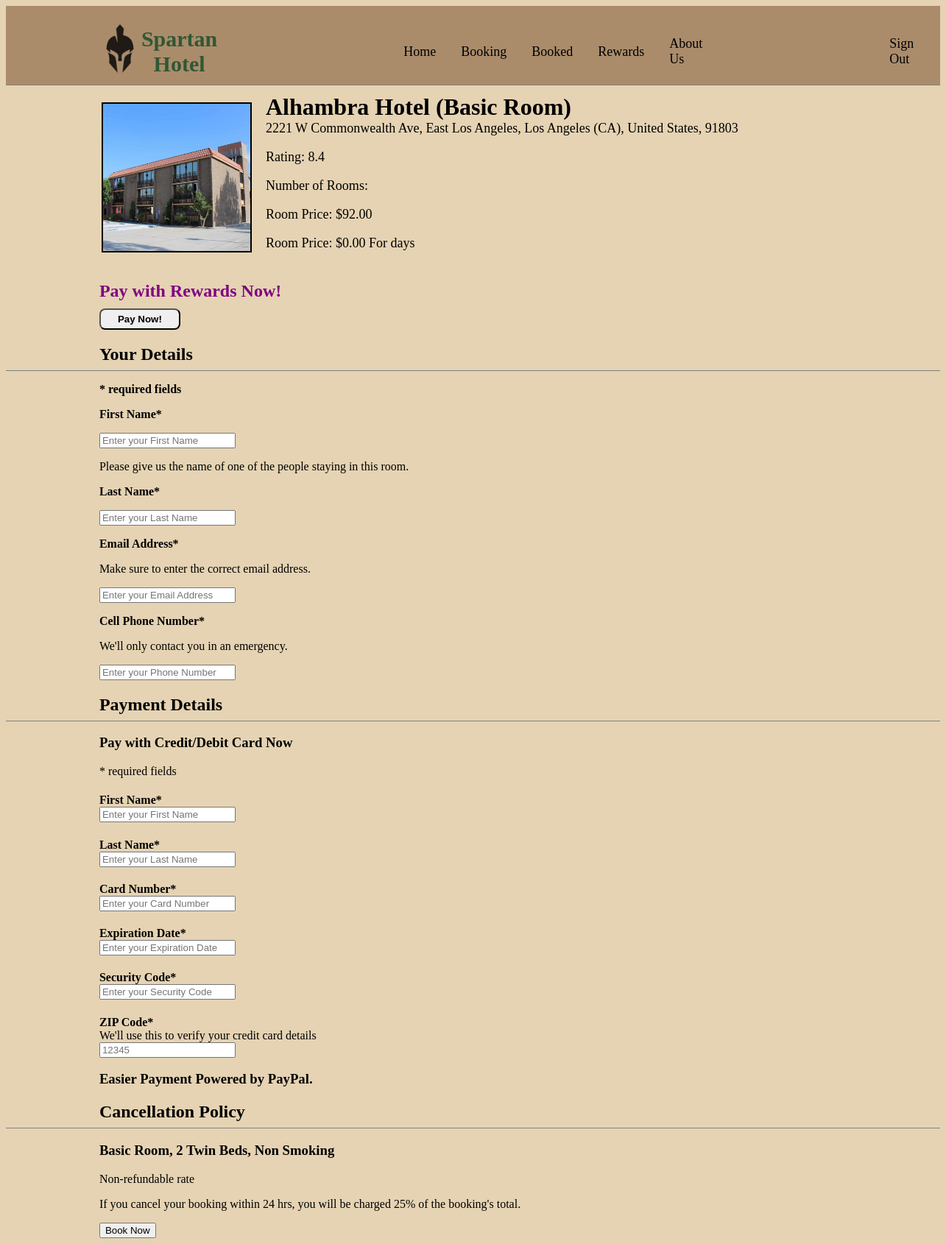
/payment.php?hotelID=4 (signed in), run on the app's committed database.
### tables this page shows
CREATE TABLE `room` (
  `room_id` int(11) NOT NULL,
  `room_name` varchar(128) NOT NULL,
  `room_price` decimal(10,2) NOT NULL,
  `room_count` int(11) NOT NULL,
  `start_date` date DEFAULT NULL,
  `end_date` date DEFAULT NULL,
  `hotel_id` int(11) NOT NULL
);

CREATE TABLE `hotel` (
  `hotel_id` int(11) NOT NULL,
  `hotel_name` varchar(255) DEFAULT NULL,
  `description` text DEFAULT NULL,
  `city_id` int(11) NOT NULL,
  `usd` decimal(10,2) DEFAULT NULL,
  `image` text NOT NULL,
  `rating` decimal(10,1) DEFAULT NULL,
  `start_date` date DEFAULT NULL,
  `end_date` date DEFAULT NULL
);

### payment.php (the view, shortened to what this page needs)
<?php
    if (!$_SESSION) {
        include 'header.php';
    } else {
        include 'header2.php';
    }
    include 'database.php';
    $hotelsId = $_GET['hotelID'];
    $hotelsPrice = $_GET['hotelPRICE'];
    $roomNumber = $_POST['roomNum'];
    $startDate = $_GET['startDate'];
    $endDate = $_GET['endDate'];
    $days = $_GET['days'];
?>
<!DOCTYPE html>
    <head>
    </head>
    <body>
        <?php
        $stmt = mysqli_query($conn,"SELECT * FROM userinfo");
        while ($row = mysqli_fetch_array($stmt)) {
            $userId = $row['user_id'];
            $rewardPoints = $row['reward_points'];
            $rewardTotal = $rewardPoints + ($hotelsPrice*$roomNumber*$days) * 0.10;
        }
        $stmt2 = mysqli_query($conn,"SELECT * FROM room INNER JOIN hotel ON room.hotel_id = hotel.hotel_id WHERE room.hotel_id = $hotelsId");
        while ($row = mysqli_fetch_array($stmt2)) {
            $hotelID = $row['hotel_id'];
            $hotelName = $row['room_name'];
            $hotelDescription = $row['description'];
            $hotelCity = $row['city_id'];
            $hotelRating = $row['rating'];
            $hotelPrice = $row['usd'];
            $hotelImage = $row['image'];
            echo "
            <div>
            <table>
            <td><img style = margin-right:15px class = 'picBorder' src = 'images/$hotelImage' width='200' height='200'/></td>
            <td>
                <h1 style = margin:0px>$hotelName</h1>
                <p style = margin:0px;font-size:18px>$hotelDescription</p>
                <p style = font-size:18px>Rating: $hotelRating</p>
                <p style = font-size:18px>Number of Rooms: $roomNumber</p>
                <p style = font-size:18px>Room Price: $".($hotelPrice)."</p>
                <p style = font-size:18px>Room Price: $".($hotelPrice*$roomNumber*$days).".00 For ".$days." days</p>
                </td>
            </table>
            </div>
            ";
        }
        ?>
        <div>
            <h2 class = "noBotMargin"><span style = color:purple>Pay with Rewards Now!</span></h2>
            <?php
            echo"
                <form action='paymentRewards.php?hotelID=$hotelID&hotelNAME=$hotelName&hotelDESCRIPTION=$hotelDescription&hotelCITY=$hotelCity&hotelPRICE=$hotelPrice&hotelIMAGE=$hotelImage&hotelRATING=$hotelRating&userID=$userId&rewardTOTAL=$rewardTotal&roomNUMBER=$roomNumber&startDATE=$startDate&endDATE=$endDate&days=$days' method = 'POST'>
                    <input style = width:110px;margin-top:10px; name = 'mainName' type = 'submit' class = 'bookButton'  value = 'Pay Now!' />
                </form>
                <form action='finishbookingpage.php?hotelID=$hotelID&hotelNAME=$hotelName&hotelDESCRIPTION=$hotelDescription&hotelCITY=$hotelCity&hotelPRICE=$hotelPrice&hotelIMAGE=$hotelImage&hotelRATING=$hotelRating&userID=$userId&rewardTOTAL=$rewardTotal&roomNUMBER=$roomNumber&startDATE=$startDate&endDATE=$endDate&days=$days' method = 'POST' name = 'form1' autocomplete='off' onsubmit='return required()'>
            ";
            ?>
        </div>
         <div>
                <h2 class = "noBotMargin">Your Details</h2>
                <hr class = "lineHeight" class = "noTopMargin" color = "gray">
                <b><p>* required fields</p></b>
                <b><p>First Name*</p></b>
                <input type = "text" name = "fname" placeholder = "Enter your First Name">
                <p>Please give us the name of one of the people staying in this room.</p>
                <b><p>Last Name*</p></b>
                <input type = "text" name = "lname" placeholder = "Enter your Last Name">
                <b><p>Email Address*</p></b>
                <p>Make sure to enter the correct email address.</p>
                <input type = "text" name = "email" placeholder = "Enter your Email Address">
                <b><p>Cell Phone Number*</p></b>
                <p>We'll only contact you in an emergency.</p>
                <input type = "text" name = "phone" placeholder = "Enter your Phone Number">
        </div>
        <div>
            <h2 class = "noBotMargin">Payment Details</h2>
            <hr class = "lineHeight" class = "noTopMargin" color = "gray">
        <h3>Pay with Credit/Debit Card Now</h3>
        <p>* required fields</p>
        <h4 class = "noBotMargin">First Name*</h4>
        <input type = "text" name = "fname2" placeholder = "Enter your First Name">
        <h4 class = "noBotMargin">Last Name*</h4>
        <input type = "text" name = "lname2" placeholder = "Enter your Last Name">
        <h4 class = "noBotMargin">Card Number*</h4>
        <input type = "text" name = "card" placeholder = "Enter your Card Number">
        <h4 class = "noBotMargin">Expiration Date*</h4>
        <input type = "text" name = "expiration" placeholder = "Enter your Expiration Date">
        <h4 class = "noBotMargin">Security Code*</h4>
        <input type = "text" name = "seccode" placeholder = "Enter your Security Code">
        <h4 class = "noBotMargin">ZIP Code*</h4>
        <p class = "noMargin">We'll use this to verify your credit card details</p>
        <input type = "text" name = "zipcode" placeholder = "12345">
        <h3>Easier Payment Powered by PayPal.</h3>
        </div>
        <div>
            <h2 class = "noBotMargin">Cancellation Policy</h2>
            <hr class = "lineHeight" class = "noTopMargin" color = "gray">
            <h3>Basic Room, 2 Twin Beds, Non Smoking</h3>
            <p>Non-refundable rate</p>
            <p>If you cancel your booking within 24 hrs, you will be charged 25% of the booking's total.</p>
        </div>
        <input type = "submit" name = "submit" value = "Book Now" />
    </body>
</html>

### styles.css (style rules this page uses)
body { background-color: #E5D3B3; text-indent: 10%; font-family: 'Orelega One', cursive; }
hr { height: 1px; border: none; width: 100%; }
table:not(.searchContainer):not(.test), input:not(.search):not(.bookButton), button, textarea { margin-left: 10%; }
.noMargin { margin: 0px; }
.noBotMargin { margin-bottom: 0px; }
.picBorder { border: 2px solid black; }
.bookButton { width: 5%; font-weight: bold; outline: none; padding: 5px; border-radius: 8px; text-align: center; cursor: pointer; }

### data on the page
room: hotel.image (picture), room_name "Alhambra Hotel (Basic Room)", hotel.description "2221 W Commonwealth Ave, East Los Angeles, Los Angeles (CA), United States, 91803", hotel.rating "8.4", hotel.usd "92.00", $hotelPrice*$roomNumber*$days "0"
